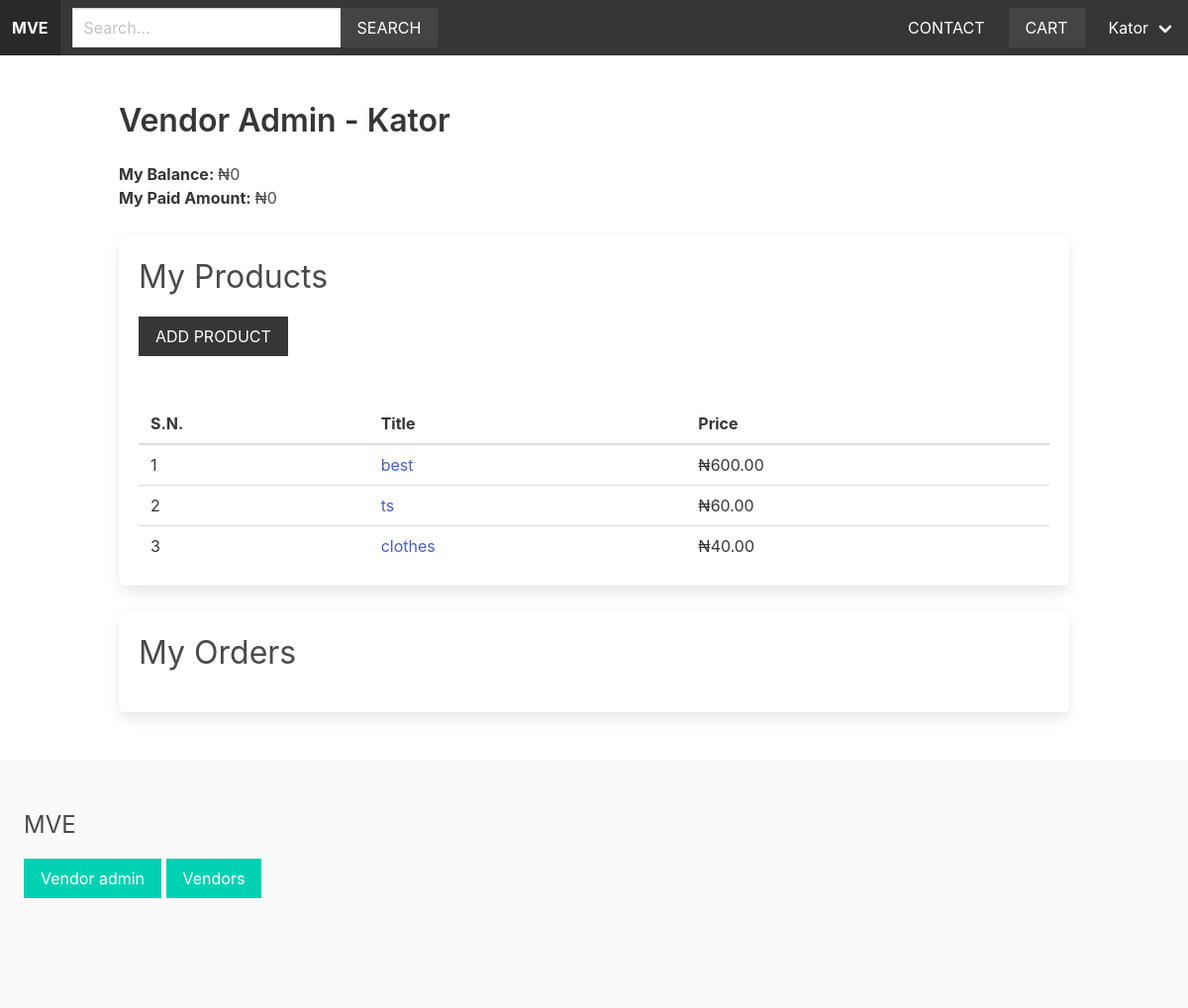
The app's page /vendor/vendor-admin/ (signed in), older data.
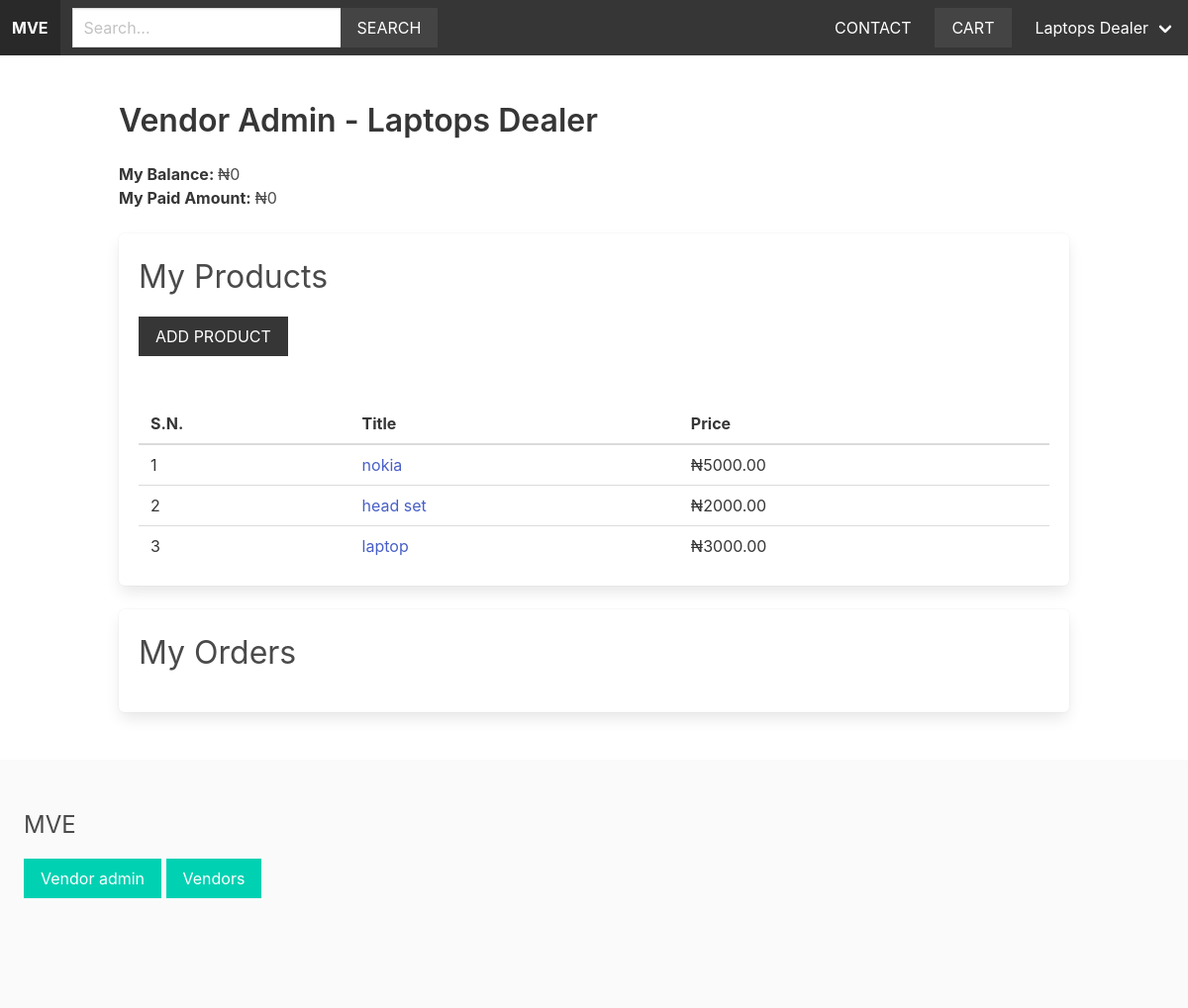
The same page, newer data.
### vendor/models.py (models this page shows, shortened)
class Vendor(models.Model):
    name = models.CharField(max_length=255)
    created_at = models.DateTimeField(auto_now_add=True)
    created_by = models.OneToOneField(User, related_name='vendor', on_delete=models.CASCADE)
    class Meta:
        ordering = ['name']
    def get_balance(self):
        items = self.items.filter(vendor_paid=False, order__vendors__in=[self.id])
        return sum((item.product.price * item.quantity) for item in items)
    def get_paid_amount(self):
        items = self.items.filter(vendor_paid=True, order__vendors__in=[self.id])
        return sum((item.product.price * item.quantity) for item in items)

### product/models.py (models this page shows, shortened)
class Product(models.Model):
    category = models.ForeignKey(Category, related_name='products', on_delete=models.CASCADE)
    vendor = models.ForeignKey(Vendor, related_name="products", on_delete=models.CASCADE)
    title = models.CharField(max_length=50)
    slug = models.SlugField(max_length=55)
    description = models.TextField(blank=True, null=True)
    price = models.DecimalField(max_digits=6, decimal_places=2)
    added_date = models.DateTimeField(auto_now_add=True)
    image = models.ImageField(upload_to='uploads/', blank=True, null=True)
    thumbnail = models.ImageField(upload_to='uploads/', blank=True, null=True) # Change uploads to thumbnails
    class Meta:
        ordering = ['-added_date']

### vendor/views.py (the view, shortened to what this page needs)
# urls.py: path('vendor-admin/', views.vendor_admin, name="vendor-admin"),
@login_required
def vendor_admin(request):
    vendor = request.user.vendor
    products = vendor.products.all()
    orders = vendor.orders.all()
    return render(request, 'vendor/vendor_admin.html', {'vendor': vendor, 'products': products, 'orders': orders})

### cart/cart.py (called while the page is built)
    def __len__(self):
        return sum(item['quantity'] for item in self.cart.values())

### cart/context_processors.py (called while the page is built)
def cart(request):
    return {'cart': Cart(request)}

### product/context_processors.py (called while the page is built)
def menu_categories(request):
    categories = Category.objects.all()
    return {'categories': categories}

### templates/vendor/vendor_admin.html (shortened to what this page needs)
{% extends 'core/base.html' %}
{% block content %}
    <h1 class="title">Vendor Admin - <span class="is-capitalized">{{vendor.name}}</span></h1>
    <div class="mb-5">
        <strong>My Balance: </strong> &#8358;{{vendor.get_balance}} <br>
        <strong>My Paid Amount: </strong> &#8358;{{vendor.get_paid_amount}}
    </div>
    <div class="box">
        <h2 class="is-size-3 mb-4">My Products</h2>
        <a href="{% url 'vendor:add-product' %}" class="button is-dark is-uppercase mb-6">Add Product</a>
        {% if products %}
            <table class="table is-fullwidth">
                <thead>
                    <tr>
                        <th>S.N.</th>
                        <th>Title</th>
                        <th>Price</th>
                    </tr>
                </thead>
                <tbody>
                    {% for product in products %}
                        <tr>
                            <td>{{ forloop.counter }}</td>
                            <td><a href="{% url 'product:product' product.category.slug product.slug %}">{{ product.title }}</a></td>
                            <td>&#8358;{{ product.price }}</td>
                        </tr>
                    {% endfor %}
                </tbody>
            </table>
        {% else %}
            <p class="has-text-danger">Products not added yet.</p>
        {% endif %}
    </div>
    <div class="box">
        <h2 class="is-size-3 mb-4">My Orders</h2>
    </div>
{% endblock content %}

### templates/core/base.html (shortened to what this page needs)
{% load static %}
<!DOCTYPE html>
<html>
    <head>
        <link rel="stylesheet" href="https://cdn.jsdelivr.net/npm/bulma@0.9.1/css/bulma.min.css">
        <link rel="stylesheet" href="{% static 'styles/main.css' %}">
    </head>
    <body>
        <nav class="navbar is-dark">
            <div class="navbar-brand">
                <a href="/" class="navbar-item"><strong>MVE</strong></a>
            </div>
            <div class="navbar-menu" id="main-navbar">
                <div class="navbar-start">
                    <div class="navbar-item">
                        <form method="get" action="{% url 'product:search' %}">
                            <div class="field has-addons">
                                <div class="control">
                                    <input type="text" class="input" placeholder="Search..." name="query">
                                </div>
                                <div class="control">
                                    <button class="button is-dark is-uppercase">Search</button>
                                </div>
                            </div>
                        </form>
                    </div>
                </div>
                <div class="navbar-end">
                    <a href="{% url 'main:contact' %}" class="navbar-item">Contact</a>
                    <div class="navbar-item">
                        <a href="{% url 'cart:cart' %}" class="button is-dark">Cart{% if cart %} ({{ cart|length }}){% endif %}</a>
                    </div>
                    {% if request.user.is_authenticated %}
                    <div class="navbar-item has-dropdown is-hoverable">
                        <a class="navbar-link is-capitalized">
                        {{user.vendor.name}}
                        </a>
                    </div>
                    {% endif %}
                    </div>
                </div>
        </nav>
        <section class="section">
            <div class="container">
                {% block content %}
                {% endblock %}
            </div>
        </section>
        <footer class="footer">
            <h3 class="is-size-4 mb-4">MVE</h3>
            {% if request.user.is_authenticated %}
                <a class="button is-primary" href="{% url 'vendor:vendor-admin' %}">Vendor admin</a>
            {% else %}
                <a class="button is-primary" href="{% url 'vendor:become-vendor' %}">Become vendor</a>
            {% endif %}
            <a class="button is-primary" href="{% url 'vendor:vendors' %}">Vendors</a>
        </footer>
    </body>
</html>

### static/styles/main.css (style rules this page uses)
.navbar { text-transform: uppercase; }
.navbar .is-dark { background: #444; }
.footer a { margin-bottom: 15px; display: inline-block; color: #444; }
.input, .button { border-radius: 0; }

Row changes from the older to the newer data that the page shows:
removed Vendor: name "Kator", get_balance "0", get_paid_amount "0"
removed Product: title "best", price "600.00"
removed Product: title "ts", price "60.00"
removed Product: title "clothes", price "40.00"
added Vendor: name "Laptops Dealer", get_balance "0", get_paid_amount "0"
added Product: title "nokia", price "5000.00"
added Product: title "head set", price "2000.00"
added Product: title "laptop", price "3000.00"
Text that changed along with them:
{{ user.vendor.name }}: "Kator" → "Laptops Dealer"
